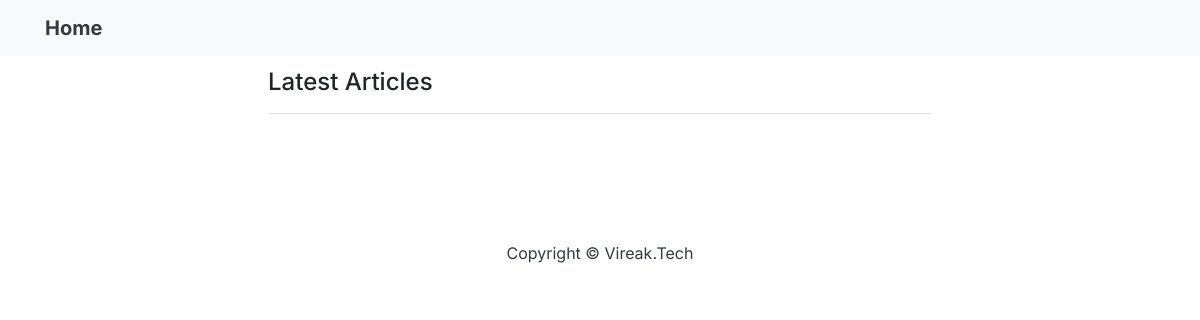
The app's page /blog, older data.
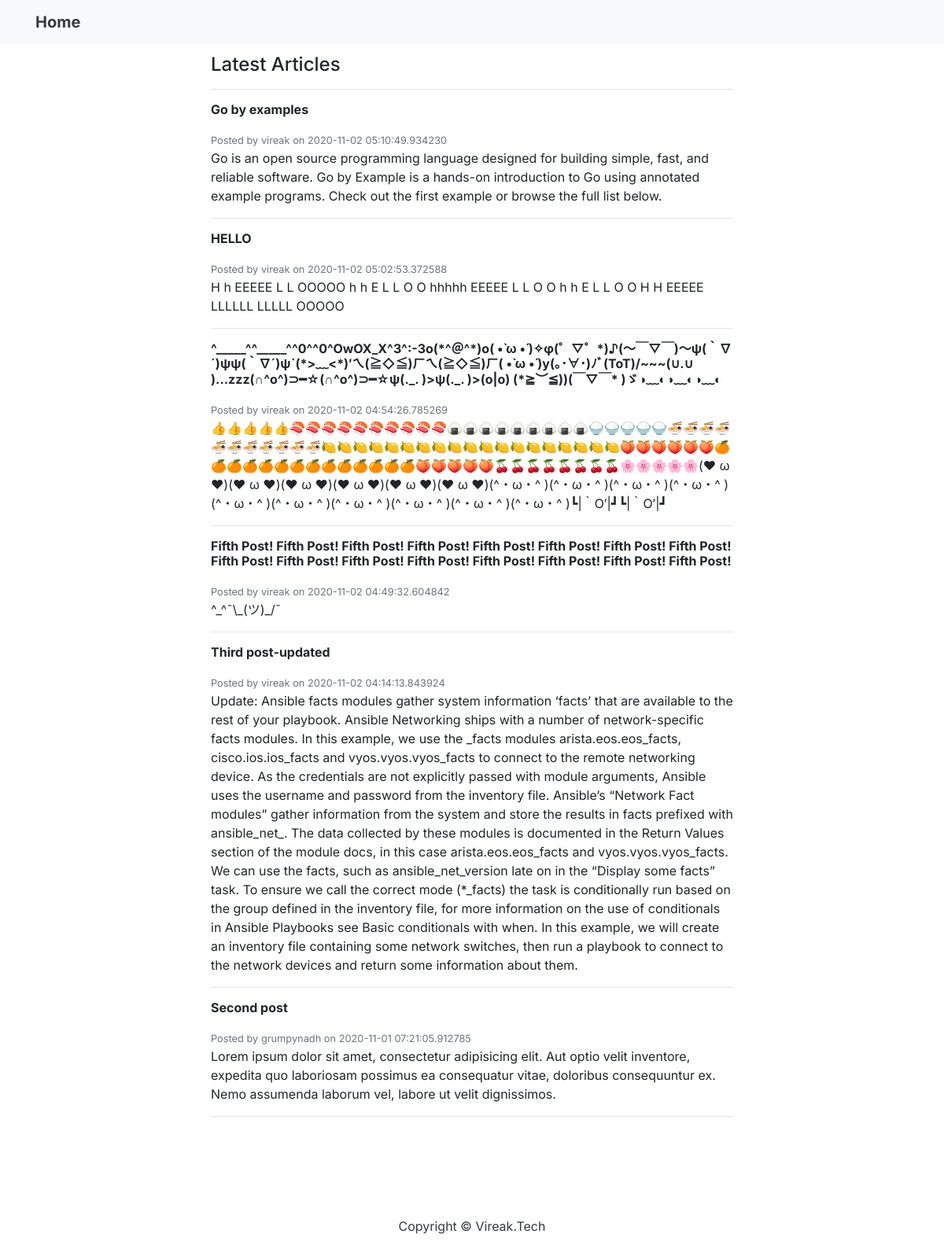
The same page, newer data.
### app/posts/models.py (models this page shows, shortened)
class Post(db.Model):
    __tablename__ = "posts"
    id = db.Column(db.Integer, primary_key=True, autoincrement=True)
    author_id = db.Column(db.Integer, db.ForeignKey('users.id'), nullable=False)
    title = db.Column(db.String(128), unique=True, nullable=False)
    content = db.Column(db.Text, nullable=False)
    tag = db.Column(db.String)
    date_posted= db.Column(db.DateTime, nullable=False, default=datetime.utcnow)
    comments = db.relationship('app.comments.models.Comment', backref='parent_post', lazy=True)

### app/users/models.py (models this page shows, shortened)
class User(db.Model):
    __tablename__ = "users"
    id = db.Column(db.Integer, primary_key=True, autoincrement=True)
    username = db.Column(db.String(24), unique=True, nullable=False)
    email = db.Column(db.String(128), unique=True, nullable=False)
    phone = db.Column(db.String(32), unique=True, nullable=False)
    password = db.Column(db.String(255), nullable=False)
    is_admin = db.Column(db.Boolean, nullable=False, server_default=str(0))
    date_registered = db.Column(db.DateTime, nullable=False, default=datetime.utcnow)
    posts = db.relationship('app.posts.models.Post', backref='author', lazy=True)
    comments = db.relationship('app.comments.models.Comment', backref='author', lazy=True)

### app/posts/views.py (the view)
class Blog(View):
    methods = ['GET']
    def dispatch_request(self):
        posts = db_posts()
        return render_template('blog.html', posts=posts)

### app/utils/dbutil.py (called while the page is built)
def db_posts(id=None, author_id=None, author=None, limit=None, offset=None) -> object:
    if id:
        return db.session.query(Post).filter(Post.id==id).first()
    if author_id:
        return db.session.query(Post).filter(Post.author_id==author_id).all()
    if author:
        return db.session.query(Post).filter(Post.author==author).order_by(Post.id.desc()).all()
    if limit is not None and offset is not None:
       return db.session.query(Post).order_by(Post.id.desc()).limit(limit).offset(offset).all()
    return db.session.query(Post).order_by(Post.id.desc()).all()

### app/templates/blog.html
{% extends 'layout.html' %}
{% block content %}
    <section id="articles">
        <div class="container">
        <div class="row">
            <div class="col-lg-8 mx-auto p-5">
                <h4>Latest Articles</h4>
                <hr/>
            {% for post in posts %}
                <h6 class="font-weight-bold">{{ post.title }}</h6>
                <small class="text-muted" >Posted by {{ post.author.username }} on {{ post.date_posted }}</small>
                <p>{{ post.content }}</p>
                <hr/>
            {% endfor %}
            </div>
        </div>
        </div>
    </section>
{% endblock %}

Row changes from the older to the newer data that the page shows:
added Post: title "Go by examples", author.username "vireak", date_posted "2020-11-02 05:10:49.934230", content "Go is an open source programming language designed for building simple, fast, and reliable software. Go by Example is a hands-on introduction to Go using annotated example programs. Check out the first example or browse the full list below."
added Post: title "HELLO", author.username "vireak", date_posted "2020-11-02 05:02:53.372588", content "H h EEEEE L L OOOOO h h E L L O O hhhhh EEEEE L L O O h h E L L O O H H EEEEE LLLLLL LLLLL OOOOO"
added Post: title "^_____^^_____^^0^^0^OwOX_X^3^:-3o(*^＠^*)o( •̀ ω •́ )✧φ(゜▽゜*)♪(～￣▽￣)～ψ(｀∇´)ψψ(｀∇´)ψ`(*>﹏<*)′ㄟ(≧◇≦)ㄏㄟ(≧◇≦)ㄏ( •̀ ω •́ )y(｡･∀･)ﾉﾞ(ToT)/~~~(∪.∪ )...zzz(∩^o^)⊃━☆(∩^o^)⊃━☆ψ(._. )>ψ(._. )>(o|o) (*≧︶≦))(￣▽￣* )ゞ◑﹏◐◑﹏◐◑﹏◐", author.username "vireak", date_posted "2020-11-02 04:54:26.785269", content "👍👍👍👍👍🍣🍣🍣🍣🍣🍣🍣🍣🍣🍣🍙🍙🍙🍙🍙🍙🍙🍙🍙🍚🍚🍚🍚🍚🍜🍜🍜🍜🍜🍜🍜🍜🍜🍜🍜🍋🍋🍋🍋🍋🍋🍋🍋🍋🍋🍋🍋🍋🍋🍋🍋🍋🍋🍋🍑🍑🍑🍑🍑🍑🍊🍊🍊🍊🍊🍊🍊🍊🍊🍊🍊🍊🍊🍊🍑🍑🍑🍑🍑🍒🍒🍒🍒🍒🍒🍒🍒🌸🌸🌸🌸🌸(❤ ω ❤)(❤ ω ❤)(❤ ω ❤)(❤ ω ❤)(❤ ω ❤)(❤ ω ❤)(^・ω・^ )(^・ω・^ )(^・ω・^ )(^・ω・^ )(^・ω・^ )(^・ω・^ )(^・ω・^ )(^・ω・^ )(^・ω・^ )(^・ω・^ )┗|｀O′|┛┗|｀O′|┛"
added Post: title "Fifth Post! Fifth Post! Fifth Post! Fifth Post! Fifth Post! Fifth Post! Fifth Post! Fifth Post! Fifth Post! Fifth Post! Fifth Post! Fifth Post! Fifth Post! Fifth Post! Fifth Post! Fifth Post!", author.username "vireak", date_posted "2020-11-02 04:49:32.604842", content "^_^¯\\_(ツ)_/¯"
added Post: title "Third post-updated", author.username "vireak", date_posted "2020-11-02 04:14:13.843924", content "Update: Ansible facts modules gather system information ‘facts’ that are available to the rest of your playbook. Ansible Networking ships with a number of network-specific facts modules. In this example, we use the _facts modules arista.eos.eos_facts, cisco.ios.ios_facts and vyos.vyos.vyos_facts to connect to the remote networking device. As the credentials are not explicitly passed with module arguments, Ansible uses the username and password from the inventory file. Ansible’s “Network Fact modules” gather information from the system and store the results in facts prefixed with ansible_net_. The data collected by these modules is documented in the Return Values section of the module docs,…"
added Post: title "Second post", author.username "grumpynadh", date_posted "2020-11-01 07:21:05.912785", content "Lorem ipsum dolor sit amet, consectetur adipisicing elit. Aut optio velit inventore, expedita quo laboriosam possimus ea consequatur vitae, doloribus consequuntur ex. Nemo assumenda laborum vel, labore ut velit dignissimos."
